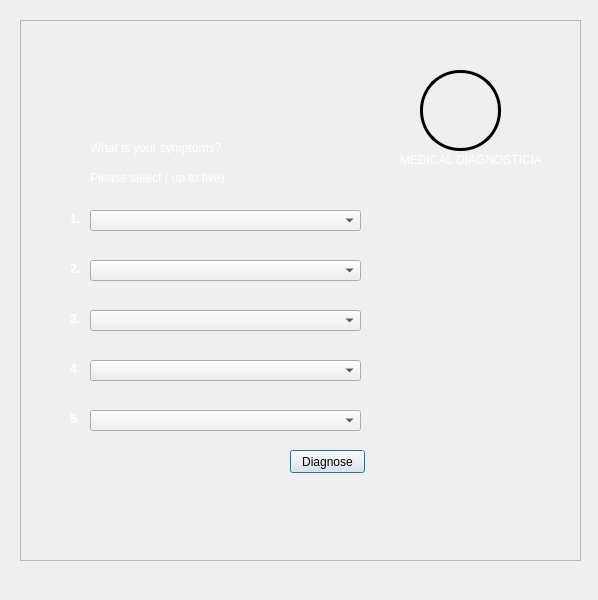
<?xml version="1.0" encoding="UTF-8"?>
<ui version="4.0">
 <class>Dialog</class>
 <widget class="QDialog" name="Dialog">
  <property name="geometry">
   <rect>
    <x>0</x>
    <y>0</y>
    <width>598</width>
    <height>600</height>
   </rect>
  </property>
  <property name="windowTitle">
   <string>Dialog</string>
  </property>
  <widget class="QFrame" name="frame">
   <property name="geometry">
    <rect>
     <x>20</x>
     <y>20</y>
     <width>561</width>
     <height>541</height>
    </rect>
   </property>
   <property name="frameShape">
    <enum>QFrame::StyledPanel</enum>
   </property>
   <property name="frameShadow">
    <enum>QFrame::Raised</enum>
   </property>
   <widget class="QLabel" name="background_2">
    <property name="geometry">
     <rect>
      <x>-130</x>
      <y>0</y>
      <width>691</width>
      <height>631</height>
     </rect>
    </property>
    <property name="styleSheet">
     <string notr="true">border-radius: 20px;</string>
    </property>
    <property name="text">
     <string/>
    </property>
    <property name="pixmap">
     <pixmap resource="background.qrc">:/back/19373.jpg</pixmap>
    </property>
    <property name="scaledContents">
     <bool>true</bool>
    </property>
    <property name="alignment">
     <set>Qt::AlignRight|Qt::AlignTrailing|Qt::AlignVCenter</set>
    </property>
   </widget>
   <widget class="QComboBox" name="comboBox">
    <property name="geometry">
     <rect>
      <x>70</x>
      <y>190</y>
      <width>271</width>
      <height>21</height>
     </rect>
    </property>
    <property name="styleSheet">
     <string notr="true"/>
    </property>
   </widget>
   <widget class="QLabel" name="label_3">
    <property name="geometry">
     <rect>
      <x>400</x>
      <y>50</y>
      <width>81</width>
      <height>81</height>
     </rect>
    </property>
    <property name="styleSheet">
     <string notr="true">image: url(:/logo/logogg.png);
border: 3px solid black;
 border-radius: 40px;</string>
    </property>
    <property name="text">
     <string/>
    </property>
   </widget>
   <widget class="QLabel" name="label_4">
    <property name="geometry">
     <rect>
      <x>380</x>
      <y>130</y>
      <width>141</width>
      <height>20</height>
     </rect>
    </property>
    <property name="styleSheet">
     <string notr="true">color: rgb(255, 255, 255);</string>
    </property>
    <property name="text">
     <string>MEDICAL DIAGNOSTICIAN</string>
    </property>
   </widget>
   <widget class="QLabel" name="label_5">
    <property name="geometry">
     <rect>
      <x>70</x>
      <y>120</y>
      <width>191</width>
      <height>16</height>
     </rect>
    </property>
    <property name="styleSheet">
     <string notr="true">color: rgb(255, 255, 255);
font: 75 10pt &quot;Terminal&quot;;</string>
    </property>
    <property name="text">
     <string>What is your symptoms?</string>
    </property>
   </widget>
   <widget class="QLabel" name="label_6">
    <property name="geometry">
     <rect>
      <x>70</x>
      <y>150</y>
      <width>191</width>
      <height>16</height>
     </rect>
    </property>
    <property name="styleSheet">
     <string notr="true">color: rgb(255, 255, 255);
</string>
    </property>
    <property name="text">
     <string>Please select ( up to five)</string>
    </property>
   </widget>
   <widget class="QLabel" name="label_7">
    <property name="geometry">
     <rect>
      <x>50</x>
      <y>190</y>
      <width>47</width>
      <height>17</height>
     </rect>
    </property>
    <property name="font">
     <font>
      <weight>75</weight>
      <bold>true</bold>
     </font>
    </property>
    <property name="styleSheet">
     <string notr="true">color: rgb(255, 255, 255);</string>
    </property>
    <property name="text">
     <string>1.</string>
    </property>
   </widget>
   <widget class="QComboBox" name="comboBox_2">
    <property name="geometry">
     <rect>
      <x>70</x>
      <y>240</y>
      <width>271</width>
      <height>21</height>
     </rect>
    </property>
    <property name="styleSheet">
     <string notr="true"/>
    </property>
   </widget>
   <widget class="QComboBox" name="comboBox_3">
    <property name="geometry">
     <rect>
      <x>70</x>
      <y>290</y>
      <width>271</width>
      <height>21</height>
     </rect>
    </property>
    <property name="styleSheet">
     <string notr="true"/>
    </property>
   </widget>
   <widget class="QComboBox" name="comboBox_4">
    <property name="geometry">
     <rect>
      <x>70</x>
      <y>340</y>
      <width>271</width>
      <height>21</height>
     </rect>
    </property>
    <property name="styleSheet">
     <string notr="true"/>
    </property>
   </widget>
   <widget class="QComboBox" name="comboBox_5">
    <property name="geometry">
     <rect>
      <x>70</x>
      <y>390</y>
      <width>271</width>
      <height>21</height>
     </rect>
    </property>
    <property name="styleSheet">
     <string notr="true"/>
    </property>
   </widget>
   <widget class="QLabel" name="label_8">
    <property name="geometry">
     <rect>
      <x>50</x>
      <y>240</y>
      <width>47</width>
      <height>17</height>
     </rect>
    </property>
    <property name="font">
     <font>
      <weight>75</weight>
      <bold>true</bold>
     </font>
    </property>
    <property name="styleSheet">
     <string notr="true">color: rgb(255, 255, 255);</string>
    </property>
    <property name="text">
     <string>2.</string>
    </property>
   </widget>
   <widget class="QLabel" name="label_9">
    <property name="geometry">
     <rect>
      <x>50</x>
      <y>290</y>
      <width>47</width>
      <height>17</height>
     </rect>
    </property>
    <property name="font">
     <font>
      <weight>75</weight>
      <bold>true</bold>
     </font>
    </property>
    <property name="styleSheet">
     <string notr="true">color: rgb(255, 255, 255);</string>
    </property>
    <property name="text">
     <string>3.</string>
    </property>
   </widget>
   <widget class="QLabel" name="label_10">
    <property name="geometry">
     <rect>
      <x>50</x>
      <y>340</y>
      <width>47</width>
      <height>17</height>
     </rect>
    </property>
    <property name="font">
     <font>
      <weight>75</weight>
      <bold>true</bold>
     </font>
    </property>
    <property name="styleSheet">
     <string notr="true">color: rgb(255, 255, 255);</string>
    </property>
    <property name="text">
     <string>4.</string>
    </property>
   </widget>
   <widget class="QLabel" name="label_11">
    <property name="geometry">
     <rect>
      <x>50</x>
      <y>390</y>
      <width>47</width>
      <height>17</height>
     </rect>
    </property>
    <property name="font">
     <font>
      <weight>75</weight>
      <bold>true</bold>
     </font>
    </property>
    <property name="styleSheet">
     <string notr="true">color: rgb(255, 255, 255);</string>
    </property>
    <property name="text">
     <string>5.</string>
    </property>
   </widget>
   <widget class="QPushButton" name="pushButton_3">
    <property name="geometry">
     <rect>
      <x>270</x>
      <y>430</y>
      <width>75</width>
      <height>23</height>
     </rect>
    </property>
    <property name="text">
     <string>Diagnose</string>
    </property>
   </widget>
  </widget>
 </widget>
 <resources>
  <include location="background.qrc"/>
  <include location="logo.qrc"/>
 </resources>
 <connections/>
</ui>
